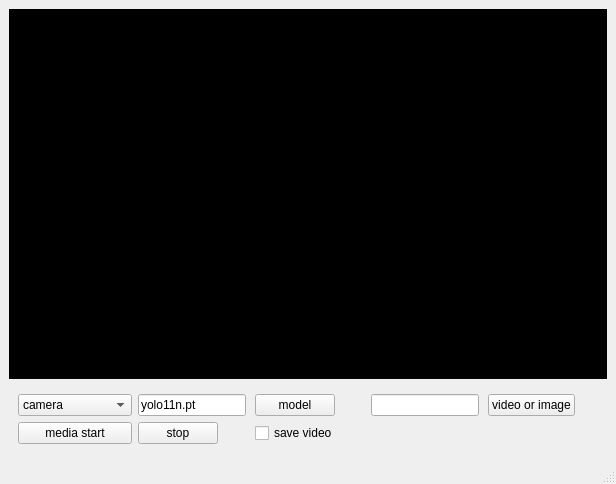
<?xml version="1.0" encoding="UTF-8"?>
<ui version="4.0">
 <class>camera_video</class>
 <widget class="QMainWindow" name="camera_video">
  <property name="enabled">
   <bool>true</bool>
  </property>
  <property name="geometry">
   <rect>
    <x>0</x>
    <y>0</y>
    <width>616</width>
    <height>484</height>
   </rect>
  </property>
  <property name="sizePolicy">
   <sizepolicy hsizetype="Fixed" vsizetype="Fixed">
    <horstretch>0</horstretch>
    <verstretch>0</verstretch>
   </sizepolicy>
  </property>
  <property name="windowTitle">
   <string>Yolo11 Camera Video</string>
  </property>
  <property name="documentMode">
   <bool>false</bool>
  </property>
  <widget class="QWidget" name="centralwidget">
   <property name="styleSheet">
    <string notr="true"/>
   </property>
   <layout class="QGridLayout" name="gridLayout">
    <item row="0" column="0" colspan="2">
     <widget class="QLabel" name="label">
      <property name="sizePolicy">
       <sizepolicy hsizetype="Preferred" vsizetype="Expanding">
        <horstretch>0</horstretch>
        <verstretch>0</verstretch>
       </sizepolicy>
      </property>
      <property name="minimumSize">
       <size>
        <width>1</width>
        <height>1</height>
       </size>
      </property>
      <property name="styleSheet">
       <string notr="true">background-color: rgb(0, 0, 0);</string>
      </property>
      <property name="text">
       <string/>
      </property>
      <property name="alignment">
       <set>Qt::AlignmentFlag::AlignCenter</set>
      </property>
     </widget>
    </item>
    <item row="2" column="0" colspan="2">
     <widget class="QWidget" name="widget" native="true">
      <property name="sizePolicy">
       <sizepolicy hsizetype="Preferred" vsizetype="Preferred">
        <horstretch>0</horstretch>
        <verstretch>0</verstretch>
       </sizepolicy>
      </property>
      <layout class="QGridLayout" name="gridLayout_2">
       <item row="0" column="5" alignment="Qt::AlignmentFlag::AlignLeft">
        <widget class="QLineEdit" name="lineEdit_2"/>
       </item>
       <item row="0" column="3" alignment="Qt::AlignmentFlag::AlignLeft">
        <widget class="QPushButton" name="model">
         <property name="styleSheet">
          <string notr="true">selection-background-color: qconicalgradient(cx:0.5, cy:0.5, angle:0, stop:0 rgba(255, 255, 255, 255), stop:0.373979 rgba(255, 255, 255, 255), stop:0.373991 rgba(33, 30, 255, 255), stop:0.624018 rgba(33, 30, 255, 255), stop:0.624043 rgba(255, 0, 0, 255), stop:1 rgba(255, 0, 0, 255));
selection-background-color: rgb(255, 56, 255);
selection-color: rgb(43, 82, 255);</string>
         </property>
         <property name="text">
          <string>model</string>
         </property>
        </widget>
       </item>
       <item row="0" column="1" alignment="Qt::AlignmentFlag::AlignLeft">
        <widget class="QLineEdit" name="lineEdit">
         <property name="text">
          <string>yolo11n.pt</string>
         </property>
        </widget>
       </item>
       <item row="0" column="6" alignment="Qt::AlignmentFlag::AlignLeft">
        <widget class="QPushButton" name="video">
         <property name="text">
          <string>video or image</string>
         </property>
        </widget>
       </item>
       <item row="0" column="0" alignment="Qt::AlignmentFlag::AlignLeft">
        <widget class="QComboBox" name="input">
         <property name="styleSheet">
          <string notr="true"/>
         </property>
         <item>
          <property name="text">
           <string>camera</string>
          </property>
         </item>
         <item>
          <property name="text">
           <string>video</string>
          </property>
         </item>
         <item>
          <property name="text">
           <string>image directory</string>
          </property>
         </item>
        </widget>
       </item>
       <item row="2" column="0">
        <widget class="QPushButton" name="start">
         <property name="text">
          <string>media start</string>
         </property>
        </widget>
       </item>
       <item row="2" column="1" alignment="Qt::AlignmentFlag::AlignLeft">
        <widget class="QPushButton" name="stop">
         <property name="text">
          <string>stop</string>
         </property>
        </widget>
       </item>
       <item row="2" column="3" alignment="Qt::AlignmentFlag::AlignLeft">
        <widget class="QCheckBox" name="save">
         <property name="styleSheet">
          <string notr="true">selection-background-color: rgb(166, 106, 255);
selection-background-color: qconicalgradient(cx:0.5, cy:0.5, angle:0, stop:0 rgba(255, 255, 255, 255), stop:0.373979 rgba(255, 255, 255, 255), stop:0.373991 rgba(33, 30, 255, 255), stop:0.624018 rgba(33, 30, 255, 255), stop:0.624043 rgba(255, 0, 0, 255), stop:1 rgba(255, 0, 0, 255));
selection-color: qlineargradient(spread:pad, x1:0, y1:0, x2:0, y2:1, stop:0 rgba(255, 0, 0, 255), stop:0.339795 rgba(255, 0, 0, 255), stop:0.339799 rgba(255, 255, 255, 255), stop:0.662444 rgba(255, 255, 255, 255), stop:0.662469 rgba(0, 0, 255, 255), stop:1 rgba(0, 0, 255, 255));</string>
         </property>
         <property name="text">
          <string>save video</string>
         </property>
        </widget>
       </item>
      </layout>
     </widget>
    </item>
   </layout>
  </widget>
  <widget class="QMenuBar" name="menubar">
   <property name="geometry">
    <rect>
     <x>0</x>
     <y>0</y>
     <width>616</width>
     <height>22</height>
    </rect>
   </property>
  </widget>
  <widget class="QStatusBar" name="statusbar">
   <property name="enabled">
    <bool>true</bool>
   </property>
  </widget>
 </widget>
 <resources/>
 <connections>
  <connection>
   <sender>start</sender>
   <signal>clicked()</signal>
   <receiver>camera_video</receiver>
   <slot>start()</slot>
   <hints>
    <hint type="sourcelabel">
     <x>192</x>
     <y>437</y>
    </hint>
    <hint type="destinationlabel">
     <x>288</x>
     <y>244</y>
    </hint>
   </hints>
  </connection>
  <connection>
   <sender>save</sender>
   <signal>checkStateChanged(Qt::CheckState)</signal>
   <receiver>camera_video</receiver>
   <slot>save()</slot>
   <hints>
    <hint type="sourcelabel">
     <x>517</x>
     <y>437</y>
    </hint>
    <hint type="destinationlabel">
     <x>288</x>
     <y>244</y>
    </hint>
   </hints>
  </connection>
  <connection>
   <sender>stop</sender>
   <signal>clicked()</signal>
   <receiver>camera_video</receiver>
   <slot>stop()</slot>
   <hints>
    <hint type="sourcelabel">
     <x>329</x>
     <y>437</y>
    </hint>
    <hint type="destinationlabel">
     <x>288</x>
     <y>244</y>
    </hint>
   </hints>
  </connection>
  <connection>
   <sender>model</sender>
   <signal>clicked()</signal>
   <receiver>camera_video</receiver>
   <slot>open()</slot>
   <hints>
    <hint type="sourcelabel">
     <x>192</x>
     <y>407</y>
    </hint>
    <hint type="destinationlabel">
     <x>288</x>
     <y>244</y>
    </hint>
   </hints>
  </connection>
  <connection>
   <sender>video</sender>
   <signal>clicked()</signal>
   <receiver>camera_video</receiver>
   <slot>open_video()</slot>
   <hints>
    <hint type="sourcelabel">
     <x>512</x>
     <y>407</y>
    </hint>
    <hint type="destinationlabel">
     <x>288</x>
     <y>244</y>
    </hint>
   </hints>
  </connection>
  <connection>
   <sender>stop</sender>
   <signal>clicked()</signal>
   <receiver>camera_video</receiver>
   <slot>setlast()</slot>
   <hints>
    <hint type="sourcelabel">
     <x>176</x>
     <y>434</y>
    </hint>
    <hint type="destinationlabel">
     <x>307</x>
     <y>242</y>
    </hint>
   </hints>
  </connection>
 </connections>
 <slots>
  <slot>open()</slot>
  <slot>start()</slot>
  <slot>save()</slot>
  <slot>stop()</slot>
  <slot>open_video()</slot>
  <slot>setlast()</slot>
 </slots>
</ui>
